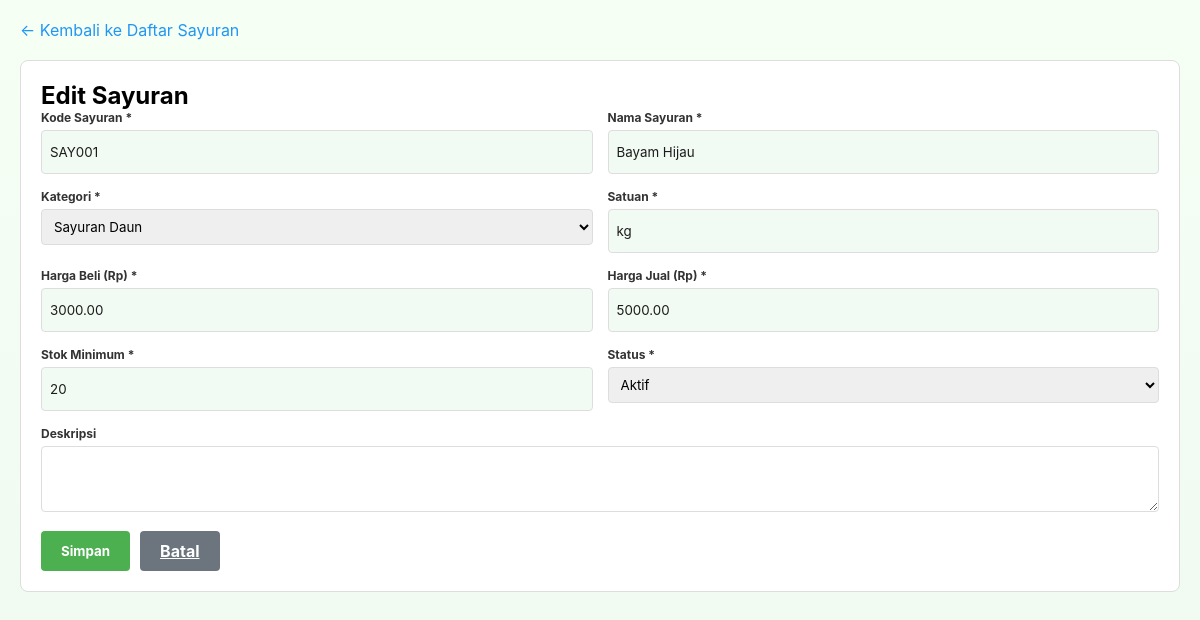
Screenshot of /admin/sayuran.php?action=edit&id=1 (signed in) with the database file from the repository.
### tables this page shows
CREATE TABLE `sayuran` (
  `id` int(11) NOT NULL,
  `kode_sayuran` varchar(50) NOT NULL,
  `nama_sayuran` varchar(100) NOT NULL,
  `kategori_id` int(11) NOT NULL,
  `harga_beli` decimal(10,2) NOT NULL,
  `harga_jual` decimal(10,2) NOT NULL,
  `satuan` varchar(20) NOT NULL DEFAULT 'kg',
  `stok_minimum` int(11) DEFAULT 10,
  `deskripsi` text DEFAULT NULL,
  `status` enum('aktif','nonaktif') DEFAULT 'aktif',
  `created_at` timestamp NOT NULL DEFAULT current_timestamp(),
  `updated_at` timestamp NOT NULL DEFAULT current_timestamp() ON UPDATE current_timestamp()
);

CREATE TABLE `kategori_sayuran` (
  `id` int(11) NOT NULL,
  `nama_kategori` varchar(100) NOT NULL,
  `deskripsi` text DEFAULT NULL,
  `status` enum('aktif','nonaktif') DEFAULT 'aktif',
  `created_at` timestamp NOT NULL DEFAULT current_timestamp(),
  `updated_at` timestamp NOT NULL DEFAULT current_timestamp() ON UPDATE current_timestamp()
);

### config/database.php (called while the page is built, shortened)
<?php
$conn = new mysqli(DB_HOST, DB_USER, DB_PASS, DB_NAME);
$conn->set_charset("utf8");
function escape_string($string) {
    global $conn;
    return $conn->real_escape_string($string);
}
?>

### public/admin/sayuran.php (the view, shortened to what this page needs)
<?php
include '../../config/database.php';
$action = $_GET['action'] ?? 'list';
$edit_sayuran = null;
if ($action == 'edit' && isset($_GET['id'])) {
    $id = escape_string($_GET['id']);
    $result = $conn->query("SELECT * FROM sayuran WHERE id = '$id'");
    $edit_sayuran = $result->fetch_assoc();
}
$sayurans = $conn->query("SELECT s.*, k.nama_kategori FROM sayuran s
                         JOIN kategori_sayuran k ON s.kategori_id = k.id
                         ORDER BY s.id DESC");
$kategoris = $conn->query("SELECT * FROM kategori_sayuran WHERE status = 'aktif'");
?>
<!DOCTYPE html>
<html lang="id">
<head>
    <link rel="stylesheet" href="../css/style.css">
</head>
<body>
    <div class="container">
        <?php if ($action == 'list'): ?>
        <div class="header">
            <h1>🥕 Data Sayuran</h1>
            <a href="sayuran.php?action=add" class="btn-add">+ Tambah Sayuran</a>
        </div>
        <table>
            <thead>
                <tr>
                    <th>No</th>
                    <th>Kode</th>
                    <th>Nama Sayuran</th>
                    <th>Kategori</th>
                    <th>Harga Beli</th>
                    <th>Harga Jual</th>
                    <th>Satuan</th>
                    <th>Min Stok</th>
                    <th>Status</th>
                    <th>Aksi</th>
                </tr>
            </thead>
            <tbody>
                <?php $no = 1; while ($say = $sayurans->fetch_assoc()): ?>
                <tr>
                    <td><?php echo $no++; ?></td>
                    <td><?php echo $say['kode_sayuran']; ?></td>
                    <td><?php echo $say['nama_sayuran']; ?></td>
                    <td><?php echo $say['nama_kategori']; ?></td>
                    <td><?php echo format_rupiah($say['harga_beli']); ?></td>
                    <td><?php echo format_rupiah($say['harga_jual']); ?></td>
                    <td><?php echo $say['satuan']; ?></td>
                    <td><?php echo $say['stok_minimum']; ?></td>
                    <td>
                        <span class="badge <?php echo $say['status']; ?>">
                            <?php echo ucfirst($say['status']); ?>
                        </span>
                    </td>
                    <td>
                        <div class="action-btns">
                            <a href="sayuran.php?action=edit&id=<?php echo $say['id']; ?>" class="btn-edit">Edit</a>
                            <a href="sayuran.php?action=delete&id=<?php echo $say['id']; ?>" class="btn-delete" onclick="return confirm('Yakin hapus sayuran ini?')">Hapus</a>
                        </div>
                    </td>
                </tr>
                <?php endwhile; ?>
            </tbody>
        </table>
        <?php elseif ($action == 'add' || $action == 'edit'): ?>
        <a href="sayuran.php" class="back-link">← Kembali ke Daftar Sayuran</a>
        <div class="form-container">
            <h2><?php echo $action == 'add' ? 'Tambah Sayuran Baru' : 'Edit Sayuran'; ?></h2>
            <form method="POST" action="">
                <div class="form-row">
                    <div class="form-group">
                        <label for="kode_sayuran">Kode Sayuran *</label>
                        <input type="text" id="kode_sayuran" name="kode_sayuran" value="<?php echo $edit_sayuran['kode_sayuran'] ?? ''; ?>" required>
                    </div>
                    <div class="form-group">
                        <label for="nama_sayuran">Nama Sayuran *</label>
                        <input type="text" id="nama_sayuran" name="nama_sayuran" value="<?php echo $edit_sayuran['nama_sayuran'] ?? ''; ?>" required>
                    </div>
                </div>
                <div class="form-row">
                    <div class="form-group">
                        <label for="kategori_id">Kategori *</label>
                        <select id="kategori_id" name="kategori_id" required>
                            <?php while ($kat = $kategoris->fetch_assoc()): ?>
                                <option value="<?php echo $kat['id']; ?>" <?php echo ($edit_sayuran['kategori_id'] ?? '') == $kat['id'] ? 'selected' : ''; ?>>
                                    <?php echo $kat['nama_kategori']; ?>
                                </option>
                            <?php endwhile; ?>
                        </select>
                    </div>
                    <div class="form-group">
                        <label for="satuan">Satuan *</label>
                        <input type="text" id="satuan" name="satuan" value="<?php echo $edit_sayuran['satuan'] ?? 'kg'; ?>" required>
                    </div>
                </div>
                <div class="form-row">
                    <div class="form-group">
                        <label for="harga_beli">Harga Beli (Rp) *</label>
                        <input type="number" id="harga_beli" name="harga_beli" step="0.01" value="<?php echo $edit_sayuran['harga_beli'] ?? ''; ?>" required>
                    </div>
                    <div class="form-group">
                        <label for="harga_jual">Harga Jual (Rp) *</label>
                        <input type="number" id="harga_jual" name="harga_jual" step="0.01" value="<?php echo $edit_sayuran['harga_jual'] ?? ''; ?>" required>
                    </div>
                </div>
                <div class="form-row">
                    <div class="form-group">
                        <label for="stok_minimum">Stok Minimum *</label>
                        <input type="number" id="stok_minimum" name="stok_minimum" value="<?php echo $edit_sayuran['stok_minimum'] ?? '10'; ?>" required>
                    </div>
                    <div class="form-group">
                        <label for="status">Status *</label>
                        <select id="status" name="status" required>
                            <option value="aktif" <?php echo ($edit_sayuran['status'] ?? '') == 'aktif' ? 'selected' : ''; ?>>Aktif</option>
                        </select>
                    </div>
                </div>
                <div class="form-group">
                    <label for="deskripsi">Deskripsi</label>
                    <textarea id="deskripsi" name="deskripsi" rows="3"><?php echo $edit_sayuran['deskripsi'] ?? ''; ?></textarea>
                </div>
                <div class="form-actions">
                    <button type="submit" class="btn btn-primary">Simpan</button>
                    <a href="sayuran.php" class="btn btn-secondary">Batal</a>
                </div>
            </form>
        </div>
        <?php endif; ?>
    </div>
</body>
</html>

### public/css/style.css (style rules this page uses)
:root { --container-width:1400px; }
* { margin: 0; padding: 0; box-sizing: border-box; font-family: Inter, system-ui, -apple-system, "Segoe UI", Roboto, "Helvetica Neue", Arial; }
html, body { height: 100%; }
body { background: linear-gradient(180deg, #f6fff4, #eef9f0); }
.form-group label { display:block; font-size:12px; font-weight:700; color:#455a45; margin-bottom:8px; }
.form-group input { width:100%; height:44px; border-radius:8px; border:none; background:#f1fbf3; padding:0 14px; color:#1c1c1c; }

### public/admin/sayuran.php (style rules this page uses)
.container { max-width: 1200px; margin: 20px auto; padding: 0 20px; }
.form-container { background: white; border: 1px solid #ddd; border-radius: 8px; padding: 20px; margin-bottom: 20px; }
.form-row { display: grid; grid-template-columns: repeat(auto-fit, minmax(200px, 1fr)); gap: 15px; }
.form-group { margin-bottom: 15px; }
.form-group label { display: block; margin-bottom: 5px; font-weight: bold; color: #333; }
.form-group input, .form-group select, .form-group textarea { width: 100%; padding: 8px; border: 1px solid #ddd; border-radius: 4px; box-sizing: border-box; font-family: inherit; }
.form-actions { display: flex; gap: 10px; }
.btn { padding: 10px 20px; border: none; border-radius: 4px; cursor: pointer; font-weight: bold; }
.btn-primary { background: #4CAF50; color: white; }
.btn-secondary { background: #6c757d; color: white; }
.back-link { display: inline-block; margin-bottom: 20px; color: #2196F3; text-decoration: none; }

### rows the page displays
sayuran: kode_sayuran "SAY001", nama_sayuran "Bayam Hijau", kategori_id "Sayuran Daun", satuan "kg", harga_beli "3000.00", harga_jual "5000.00", stok_minimum "20", status "Aktif"
